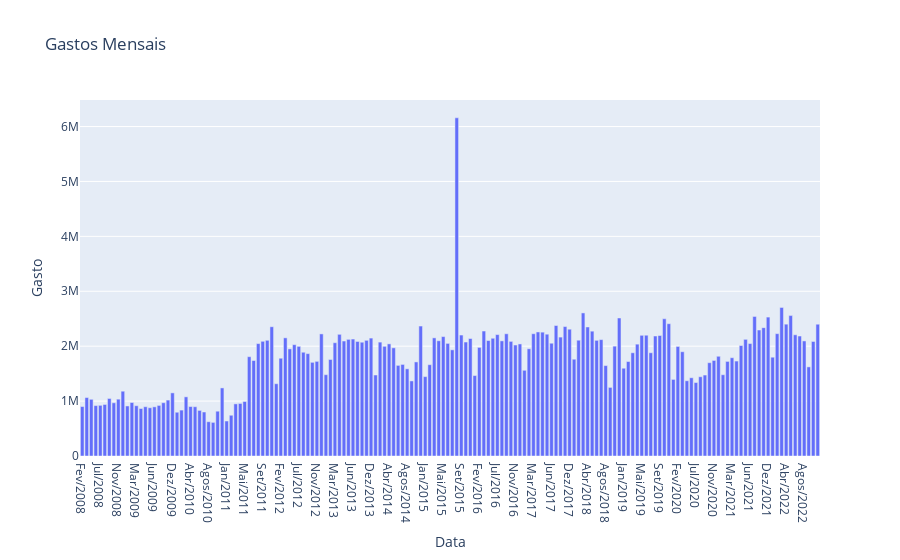

Source (notebook cell):
### Code cell
dl.plot(x='Data', y='Gasto', title='Gastos Mensais', kind='bar')

### Figure 1 — Plotly figure (JSON) as saved in the notebook; plotly's stock layout.template omitted (floating-point values rounded to 4 significant figures; data arrays with more than 128 entries replaced by an {"elided": "..."} marker saying what was removed)
{"data": [{"alignmentgroup": "True", "hovertemplate": "Data=%{x}<br>Gasto=%{y}<extra></extra>", "legendgroup": "", "marker": {"color": "#636efa", "pattern": {"shape": ""}}, "name": "", "offsetgroup": "", "orientation": "v", "showlegend": false, "textposition": "auto", "type": "bar", "x": {"elided": "164 str values"}, "xaxis": "x", "y": {"elided": "164 float values"}, "yaxis": "y"}], "layout": {"autosize": true, "barmode": "relative", "legend": {"tracegroupgap": 0}, "title": {"text": "Gastos Mensais"}, "xaxis": {"anchor": "y", "autorange": true, "domain": [0, 1], "range": [-0.5, 163.5], "title": {"text": "Data"}, "type": "category"}, "yaxis": {"anchor": "x", "autorange": true, "domain": [0, 1], "range": [0, 6483000.0], "title": {"text": "Gasto"}, "type": "linear"}}}
